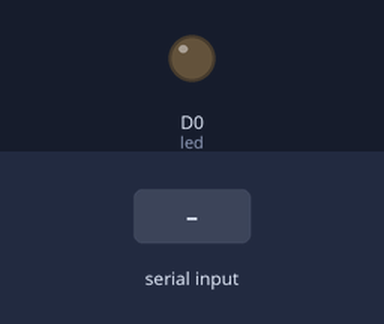
Recording of a sketch running on a simulated ESP8266 (NodeMCU). Parts: output pins drawn as LEDs (lit = HIGH). Inputs (shaded band) come from the test bench. WiFi joins after 1.5 s; servers stay silent unless stated; what the sketch prints to the serial monitor is not drawn.

Above: at 3.2 s.
3.3 s: "1\n" received over Serial
At 4.2 s:
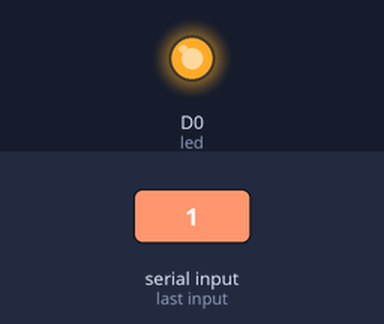
5.0 s: "0\n" received over Serial
At 7.2 s:
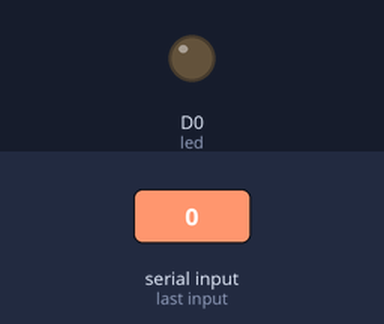
Timing chart, 0 to 8.7 s (numbered marks = the images above; inputs shaded):
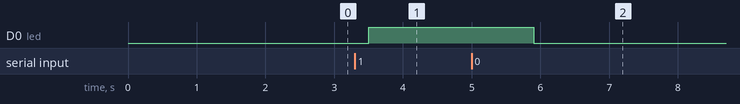

The sketch:

ESP8266_PIR_Motion_Communication.ino
```cpp
/*
  Project Description:
  This code is part of a project that involves interfacing an ESP8266 module with a PIR motion sensor to detect motion.
  The ESP8266 connects to a Wi-Fi network and communicates with a server to transmit motion data.
  This code establishes a connection to the server using Wi-Fi, reads data from the PIR sensor, and sends motion information to the server.

  Libraries Used:
  - ESP8266WiFi: Used to handle Wi-Fi connectivity and communication.

  Hardware Setup:
  - Connect the PIR motion sensor to the digital pin D0 of the ESP8266.

  Notes:
  - Replace "--SSID--" and "*********" with your Wi-Fi network SSID and password.
  - Modify "serverIP" with the IP address of the server where motion data will be sent.
  - The server should be listening on port 8080 for incoming connections.
  - When motion is detected, the LED connected to pin D0 is turned on, and the code sends '1' to the server.
  - When no motion is detected, the LED is turned off, and the code sends '0' to the server.
  - Responses from the server are displayed on the serial monitor.

  Author: mitradeniz
  GitHub Repository: https://github.com/mitradeniz/Nodeumc-ESP8266-module-wifi-comunicate-codes
*/

#include <ESP8266WiFi.h>

const char* ssid = "--SSID--";
const char* password = "*********";
const char* serverIP = "192.168.1.15";
const int serverPort = 8080;

WiFiClient client;

int led = D0;

void setup() {
  pinMode(led, OUTPUT);
  Serial.begin(9600);
  WiFi.begin(ssid, password);

  while (WiFi.status() != WL_CONNECTED) {
    delay(1000);
    Serial.println("Waiting for Wi-Fi connection...");

  }
  Serial.println("Wifi connected.");

  Serial.print("IP Address: ");
  Serial.println(WiFi.localIP());


}

void loop() {
    if (Serial.available()) { // hareket verisi var ise
      if (client.connect(serverIP, serverPort)) { // wifi ip ve port bağlantısı sağlanıyorsa
        int data = Serial.read();   // pir sensorunden gelen veriyi oku
        if (data == '1') {
          digitalWrite(led, HIGH);
          client.println('1');      // '1' verisini 8080 portunda yayınla

        } else if (data == '0') {
          digitalWrite(led, LOW);
          client.println('0');
        }
      // Sunucu response varsa al
      while (client.available()) {
        String response = client.readStringUntil('\n');
        Serial.println("Sunucu yaniti: " + response);
      }

      // Soketi durdur
      client.stop();
    }

    delay(1000);
  }
}
```

Measured:
- after the input at 3.3 s, D0 (led): LOW → HIGH after 0.20 s
- after the input at 5.0 s, D0 (led): HIGH → LOW after 0.90 s
